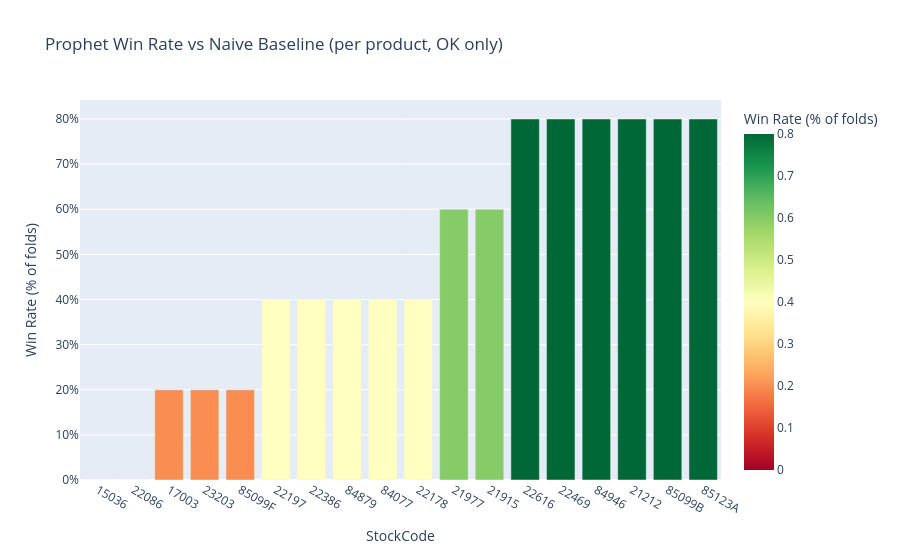

This figure's notebook cell:
### Code cell
win_rate_summary = folds_ok.groupby('StockCode')['BeatNaive'].mean().reset_index()
win_rate_summary.columns = ['StockCode', 'WinRateVsNaive']

fig2 = px.bar(
    win_rate_summary.sort_values('WinRateVsNaive'),
    x='StockCode',
    y='WinRateVsNaive',
    title='Prophet Win Rate vs Naive Baseline (per product, OK only)',
    labels={'WinRateVsNaive': 'Win Rate (% of folds)'},
    color='WinRateVsNaive',
    color_continuous_scale='RdYlGn'
)
fig2.update_layout(yaxis_tickformat='.0%')
fig2.show()

### Figure 1 — Plotly figure (JSON) as saved in the notebook; plotly's stock layout.template omitted (floating-point values rounded to 4 significant figures)
{"data": [{"hovertemplate": "StockCode=%{x}<br>Win Rate (% of folds)=%{marker.color}<extra></extra>", "legendgroup": "", "marker": {"color": [0.0, 0.0, 0.2, 0.2, 0.2, 0.4, 0.4, 0.4, 0.4, 0.4, 0.6, 0.6, 0.8, 0.8, 0.8, 0.8, 0.8, 0.8], "coloraxis": "coloraxis", "pattern": {"shape": ""}}, "name": "", "orientation": "v", "showlegend": false, "textposition": "auto", "type": "bar", "x": ["15036", "22086", "17003", "23203", "85099F", "22197", "22386", "84879", "84077", "22178", "21977", "21915", "22616", "22469", "84946", "21212", "85099B", "85123A"], "xaxis": "x", "y": [0.0, 0.0, 0.2, 0.2, 0.2, 0.4, 0.4, 0.4, 0.4, 0.4, 0.6, 0.6, 0.8, 0.8, 0.8, 0.8, 0.8, 0.8], "yaxis": "y"}], "layout": {"barmode": "relative", "coloraxis": {"autocolorscale": false, "colorbar": {"title": {"text": "Win Rate (% of folds)"}}, "colorscale": [[0, "rgb(165,0,38)"], [0.1, "rgb(215,48,39)"], [0.2, "rgb(244,109,67)"], [0.3, "rgb(253,174,97)"], [0.4, "rgb(254,224,139)"], [0.5, "rgb(255,255,191)"], [0.6, "rgb(217,239,139)"], [0.7, "rgb(166,217,106)"], [0.8, "rgb(102,189,99)"], [0.9, "rgb(26,152,80)"], [1, "rgb(0,104,55)"]]}, "legend": {"tracegroupgap": 0}, "title": {"text": "Prophet Win Rate vs Naive Baseline (per product, OK only)"}, "xaxis": {"anchor": "y", "domain": [0, 1], "title": {"text": "StockCode"}}, "yaxis": {"anchor": "x", "domain": [0, 1], "tickformat": ".0%", "title": {"text": "Win Rate (% of folds)"}}}}
